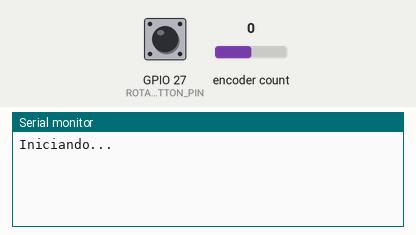
Simulated run of this sketch. Board: ESP32. On the bench: the last lines printed to the serial monitor. The test bench sets the inputs (shaded band); at power-on: encoder count 0, GPIO 27 (ROTARY_ENCODER_BUTTON_PIN) HIGH.

Above: at 1.2 s.
1.3 s: encoder count set to 1
At 2.5 s:
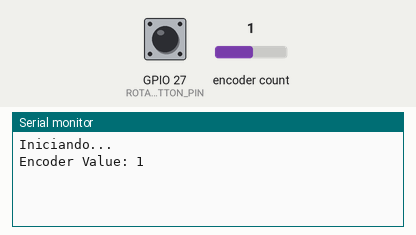
2.8 s: encoder count set to 2
At 3.7 s:
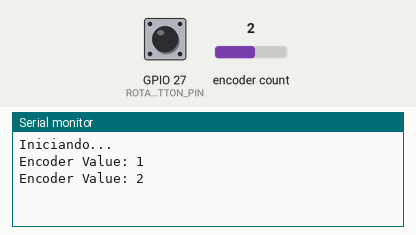
4.3 s: GPIO 27 (ROTARY_ENCODER_BUTTON_PIN) pulsed LOW 2 times (0.12 s each, 0.3 s apart)
At 6.0 s:
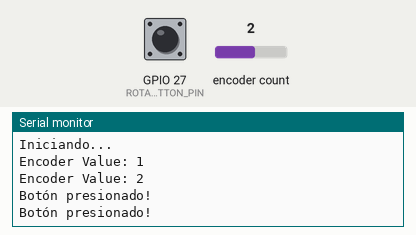

Measured:
- after the input at 1.3 s, the serial monitor: prints a new line at once (image 1)
- after the input at 2.8 s, the serial monitor: prints a new line at once (image 2)
- after the input at 4.3 s, the serial monitor: prints a new line after 0.16 s (image 3)

The sketch:

RotaryEncoder_Switch.ino
```cpp
#include "AiEsp32RotaryEncoder.h"

// Pines del encoder (ajústalos según tu conexión)
#define ROTARY_ENCODER_A_PIN 32  // DT
#define ROTARY_ENCODER_B_PIN 35  // CLK
#define ROTARY_ENCODER_BUTTON_PIN 27  // SW
#define ROTARY_ENCODER_VCC_PIN -1  // No usado
#define ROTARY_ENCODER_STEPS 4  // Sensibilidad

// Crear objeto del encoder
AiEsp32RotaryEncoder rotaryEncoder(
    ROTARY_ENCODER_A_PIN,
    ROTARY_ENCODER_B_PIN,
    ROTARY_ENCODER_BUTTON_PIN,
    ROTARY_ENCODER_VCC_PIN,
    ROTARY_ENCODER_STEPS
);

// Función de interrupción
void IRAM_ATTR readEncoderISR() {
  rotaryEncoder.readEncoder_ISR();
}

void setup() {
  Serial.begin(115200);
  Serial.println("Iniciando...");

  // Configurar el encoder
  rotaryEncoder.begin();
  rotaryEncoder.setup(readEncoderISR);
  rotaryEncoder.setBoundaries(-9999, 9999, false);  // Sin límites de giro

  // Configurar el botón con pull-up interno
  pinMode(ROTARY_ENCODER_BUTTON_PIN, INPUT_PULLUP);
}

void loop() {
  // Comprobar si el valor del encoder ha cambiado
  if (rotaryEncoder.encoderChanged()) {
    Serial.print("Encoder Value: ");
    Serial.println(rotaryEncoder.readEncoder());  // Imprimir valor del encoder
  }

  // Comprobar si se presionó el botón
  if (rotaryEncoder.isEncoderButtonClicked()) {
    Serial.println("Botón presionado!");
  }

  delay(50);  // Pequeño retardo para estabilidad
}
```
